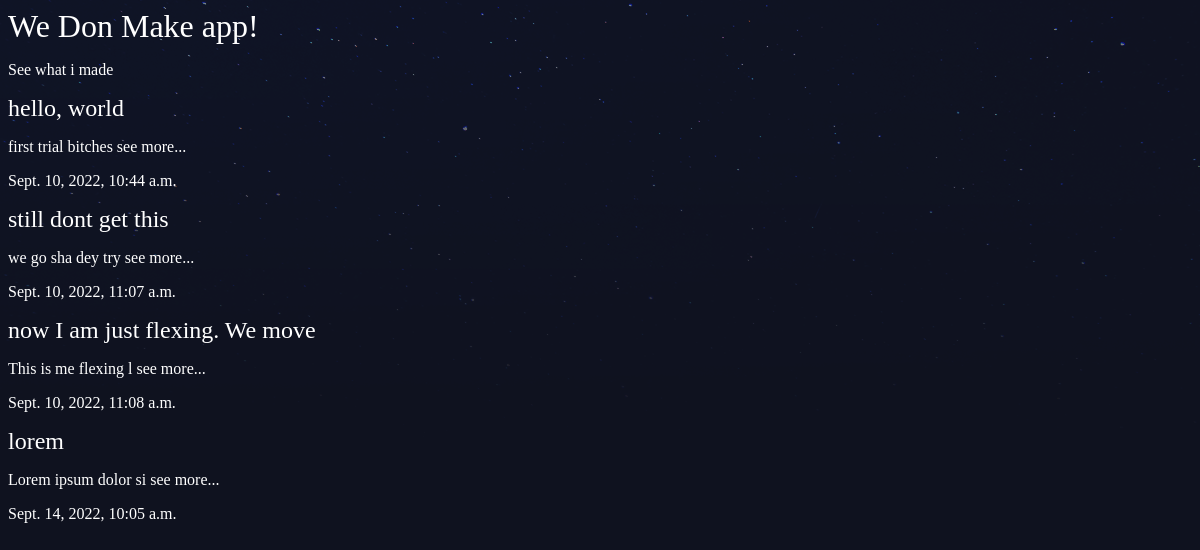
The app's page /articles/ with its own data.
### articles/models.py (models this page shows, shortened)
class Articles(models.Model):
    title = models.CharField(max_length=100)
    slug = models.SlugField()
    body = models.TextField()
    date = models.DateTimeField(auto_now_add=True)
    def snip(self):
        return self.body[0:20] + ' see more...'

### articles/views.py (the view)
# urls.py: path('', views.articlelist),
def articlelist(request):
    arti = Articles.objects.all().order_by('date')
    return render(request, 'articles/articlelist.html', {'arts':arti})

### articles/templates/articles/articlelist.html
{% extends 'base_layout.html' %}
{% block content%}
<h1>We Don Make app!</h1>
    <p>See what i made</p>
    <div class="arts">
        {%for art in arts%}
        <div class="art">
            <h2><a href="#">{{art.title}}</a></h2>
            <p>{{art.snip}}</p>
            <p>{{art.date}}</p>
        </div>
        {%endfor%}
    </div>
{% endblock %}

### templates/base_layout.html (shortened to what this page needs)
{% load static %}
<!DOCTYPE html>
<html lang="en">
<head>
    <link rel="stylesheet" href="{% static 'style.css' %}">
</head>
    {% block content %}
    {% endblock %}
</body>
</html>

### assets/style.css (style rules this page uses)
body * { font-family: Ubuntu; }
h1, h2, h3, h4, h5 { font-weight: normal; margin: 0; }
a, a:hover, a:visited { color: #fff; text-decoration: none; }

### records on screen
Articles: title "hello, world", snip "first trial bitches see more...", date "Sept. 10, 2022, 10:44 a.m."
Articles: title "still dont get this", snip "we go sha dey try see more...", date "Sept. 10, 2022, 11:07 a.m."
Articles: title "now I am just flexing. We move", snip "This is me flexing l see more...", date "Sept. 10, 2022, 11:08 a.m."
Articles: title "lorem", snip "Lorem ipsum dolor si see more...", date "Sept. 14, 2022, 10:05 a.m."
